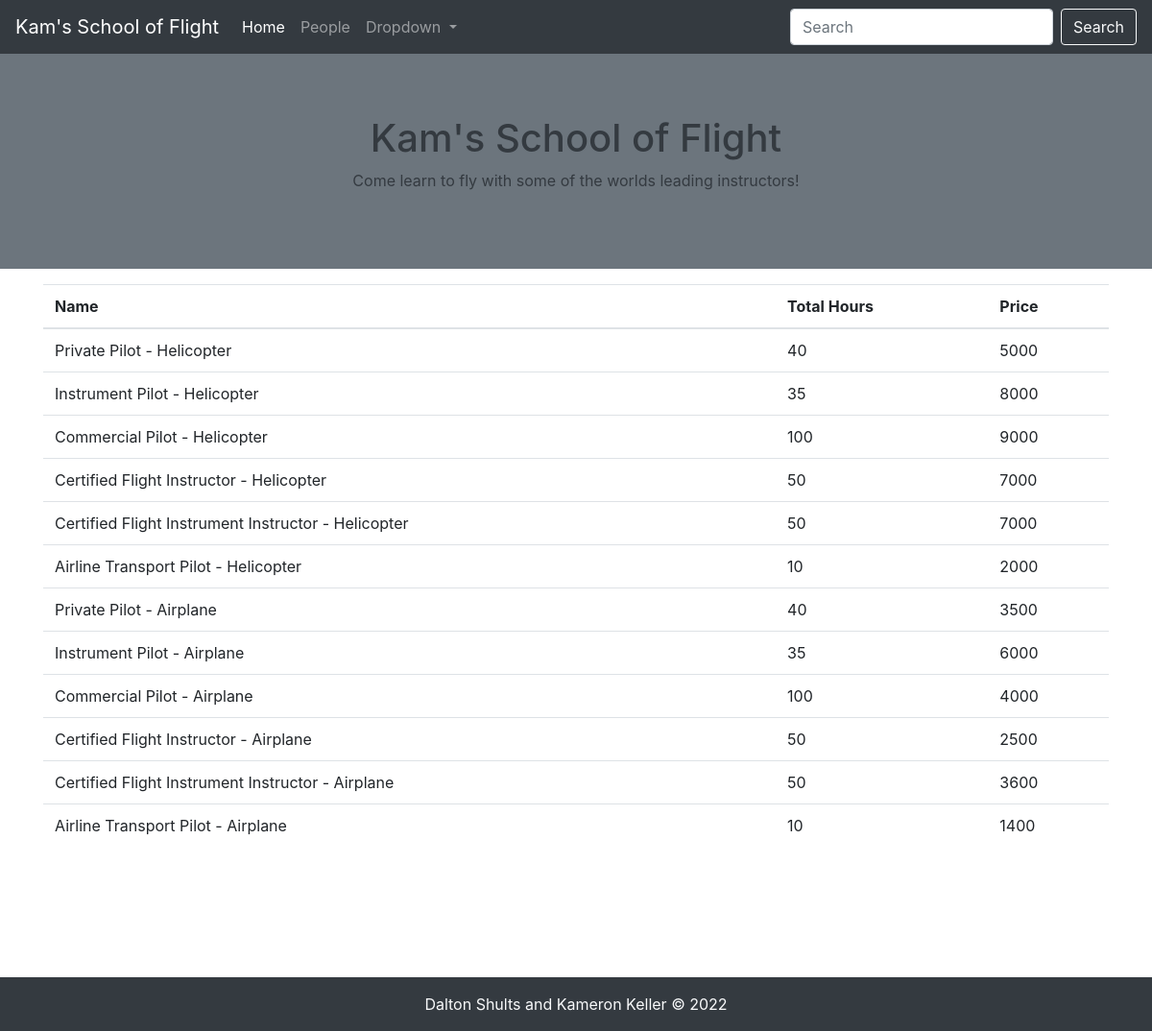
Screenshot of /part6_PHP/courses.php with the database file from the repository.
### tables this page shows
CREATE TABLE IF NOT EXISTS COURSE_TYPE (
  Ctid              INTEGER        NOT NULL AUTO_INCREMENT,
  Cname             VARCHAR(60)    NOT NULL,
  Required_hours    INTEGER        NOT NULL,
  Cost              INTEGER        NOT NULL,
  Cert_type         INTEGER        NOT NULL,
  PRIMARY KEY (Ctid),
  FOREIGN KEY (Cert_type) REFERENCES CERT_TYPE(Ceid)
);

### part6_PHP/courses.php (called while the page is built)
<?php include 'header.php';
include './connection.php';
$query = "SELECT Cname as 'Name', Required_hours AS 'Total Hours', Cost AS 'Price' FROM COURSE_TYPE;";
include './table_generation.php';
?>
<?php include 'footer.php'?>

### part6_PHP/table_generation.php (the view, shortened to what this page needs)
<?php
$q = $db->query($query);
?>
<div class="container">
  <table class="table mt-3">
    <thead>
<?php
while ($col = $q->fetch_field()) {
  $name = $col->name;
?>
    <th scope="col"><?=ucwords($name)?></th>
<?php
}
?>
  </thead>
<?php
while ($t = $q->fetch_assoc()) {
?>
<tr>
  <?php
  foreach ($t as $value) {
  ?>
    <td><?=$value?></td>
  <?php
  }
?>
</tr>
<?php
}
?>
  </table>
</div>

### rows the page displays
course_type: Cname "Private Pilot - Helicopter", Required_hours "40", Cost "5000"
course_type: Cname "Instrument Pilot - Helicopter", Required_hours "35", Cost "8000"
course_type: Cname "Commercial Pilot - Helicopter", Required_hours "100", Cost "9000"
course_type: Cname "Certified Flight Instructor - Helicopter", Required_hours "50", Cost "7000"
course_type: Cname "Certified Flight Instrument Instructor - Helicopter", Required_hours "50", Cost "7000"
course_type: Cname "Airline Transport Pilot - Helicopter", Required_hours "10", Cost "2000"
course_type: Cname "Private Pilot - Airplane", Required_hours "40", Cost "3500"
course_type: Cname "Instrument Pilot - Airplane", Required_hours "35", Cost "6000"
course_type: Cname "Commercial Pilot - Airplane", Required_hours "100", Cost "4000"
course_type: Cname "Certified Flight Instructor - Airplane", Required_hours "50", Cost "2500"
course_type: Cname "Certified Flight Instrument Instructor - Airplane", Required_hours "50", Cost "3600"
course_type: Cname "Airline Transport Pilot - Airplane", Required_hours "10", Cost "1400"

### other values shown
$name "Name"
$name "Total Hours"
$name "Price"
